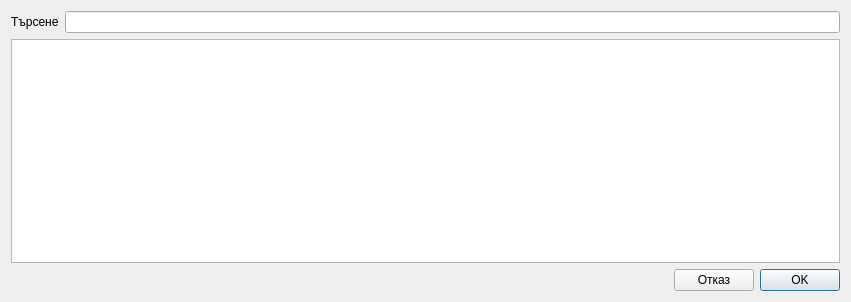
<?xml version="1.0" encoding="UTF-8"?>
<ui version="4.0">
 <class>TableViewDialogClass</class>
 <widget class="QDialog" name="TableViewDialogClass">
  <property name="windowModality">
   <enum>Qt::ApplicationModal</enum>
  </property>
  <property name="geometry">
   <rect>
    <x>0</x>
    <y>0</y>
    <width>851</width>
    <height>302</height>
   </rect>
  </property>
  <property name="font">
   <font>
    <kerning>true</kerning>
   </font>
  </property>
  <property name="windowTitle">
   <string>TableViewDialog</string>
  </property>
  <property name="modal">
   <bool>true</bool>
  </property>
  <layout class="QVBoxLayout" name="verticalLayout">
   <item>
    <layout class="QHBoxLayout" name="horizontalLayout_2">
     <item>
      <widget class="QLabel" name="label">
       <property name="text">
        <string>Търсене</string>
       </property>
      </widget>
     </item>
     <item>
      <widget class="QLineEdit" name="searchEdit"/>
     </item>
    </layout>
   </item>
   <item>
    <widget class="QTableView" name="tableView"/>
   </item>
   <item>
    <layout class="QHBoxLayout" name="horizontalLayout">
     <item>
      <spacer name="horizontalSpacer">
       <property name="orientation">
        <enum>Qt::Horizontal</enum>
       </property>
       <property name="sizeHint" stdset="0">
        <size>
         <width>40</width>
         <height>20</height>
        </size>
       </property>
      </spacer>
     </item>
     <item>
      <widget class="QPushButton" name="cancelButton">
       <property name="text">
        <string>Отказ</string>
       </property>
       <property name="autoDefault">
        <bool>false</bool>
       </property>
      </widget>
     </item>
     <item>
      <widget class="QPushButton" name="okButton">
       <property name="text">
        <string>OK</string>
       </property>
       <property name="default">
        <bool>true</bool>
       </property>
      </widget>
     </item>
    </layout>
   </item>
  </layout>
 </widget>
 <layoutdefault spacing="6" margin="11"/>
 <resources/>
 <connections/>
</ui>
